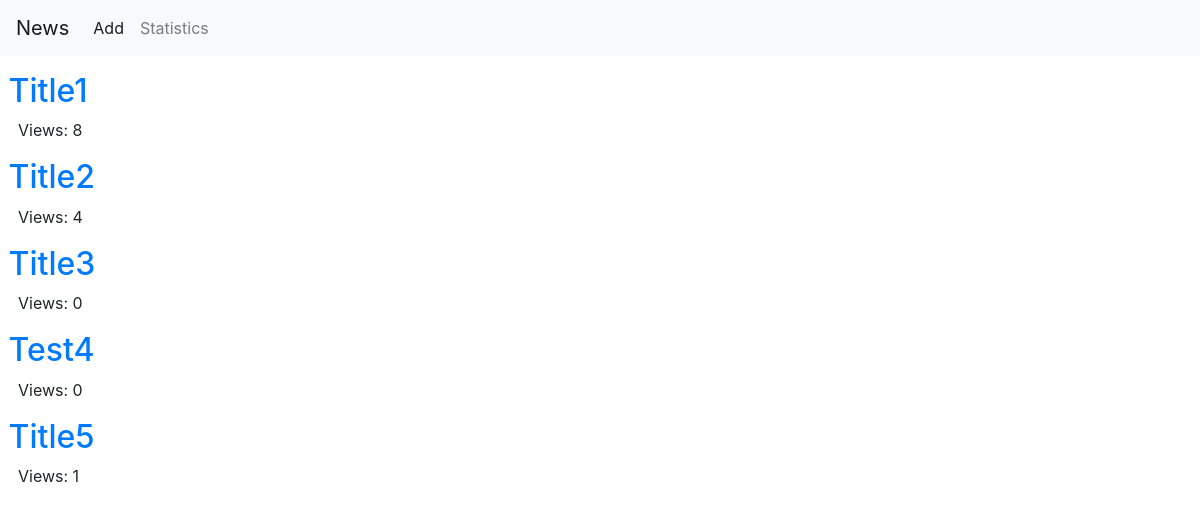
Before: / with the older database file.
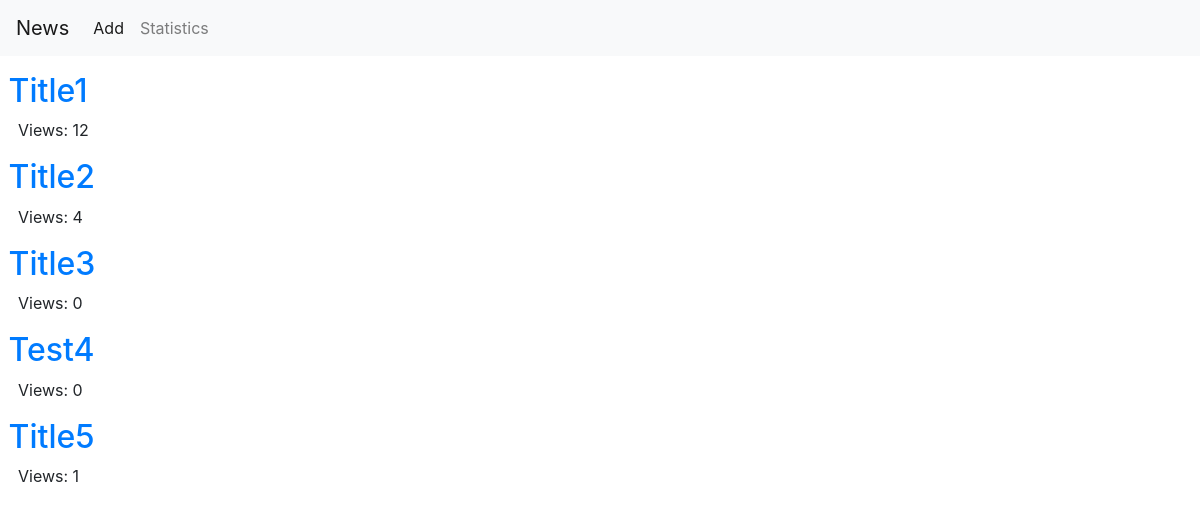
After: the same page with the newer database file.
### pages/models.py (models this page shows, shortened)
class Post(models.Model):
    title = models.CharField(max_length=200)
    text = models.TextField(max_length=1000)
    author = models.CharField(max_length=100)
    date = models.DateTimeField(auto_now_add=True)
    tags = TaggableManager()
    views = models.IntegerField(default=0)

### pages/views.py (the view)
# urls.py: path('', NewsListView.as_view(), name='news_list'),
class NewsListView(ListView):
    model = Post
    template_name = 'news_list.html'

### templates/news_list.html (shortened to what this page needs)
<!DOCTYPE html>
{% extends '_base.html' %}
{% block content %}
{% for news in object_list %}
<p ><h2><a href="{% url 'news_detail' news.pk %}"> &nbsp;{{news.title}} </a> </h2> &nbsp; &nbsp; Views: {{news.views}}</p>
{% endfor %}
{% endblock content %}

Changed rows visible on the page:
changed Post "Title1": views "8" → "12"
